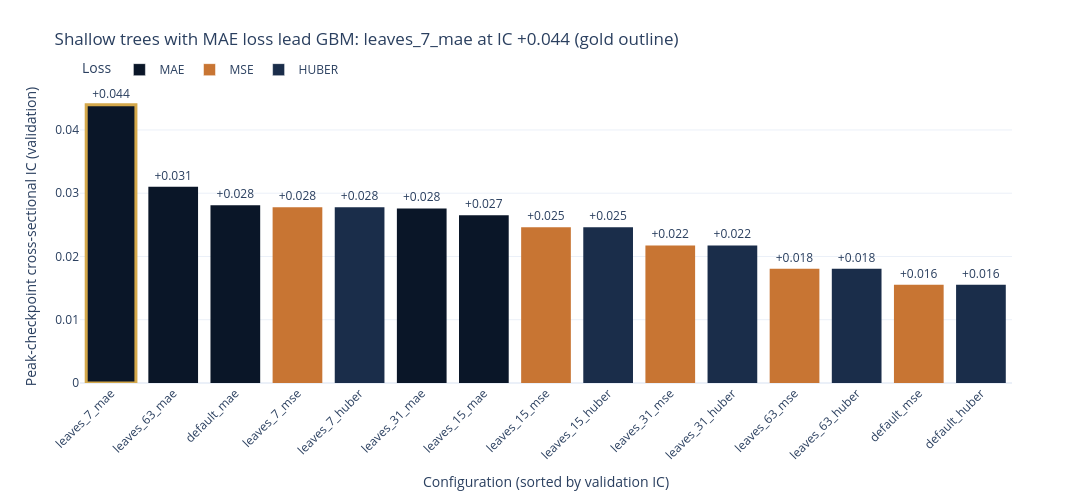

The notebook cell this image was saved under:
### Markdown cell above
### IC by configuration

The bar chart ranks the full-coverage GBM configs by validation IC, colored by
loss function. MAE-loss configs cluster at the top and squared-error/Huber
configs trail, so the choice of loss matters more than tree depth on this
cross-section.

### Code cell
# Figure 1 - IC-by-config bar, colored by loss, winner outlined.
_LOSS_COLOR = {"mae": COLORS["blue"], "mse": COLORS["copper"], "huber": COLORS["slate"]}


def _loss_of(name: str) -> str:
    for loss in ("mae", "mse", "huber"):
        if name.endswith(loss):
            return loss
    return "other"


_names = [r["config_name"] for r in full_cov]
_ics = [r["best_ic"] for r in full_cov]
_losses = [_loss_of(n) for n in _names]
_leader = best["config_name"] if best else None
_bar_colors = [_LOSS_COLOR.get(loss, COLORS["silver"]) for loss in _losses]
_line_w = [3 if n == _leader else 0 for n in _names]
fig_ic = go.Figure(
    go.Bar(
        x=_names,
        y=_ics,
        marker=dict(color=_bar_colors, line=dict(color=COLORS["amber"], width=_line_w)),
        text=[f"{v:+.3f}" for v in _ics],
        textposition="outside",
        cliponaxis=False,
        showlegend=False,
    )
)
# Legend proxies for the three loss functions.
for loss in ("mae", "mse", "huber"):
    fig_ic.add_trace(
        go.Bar(
            x=[None],
            y=[None],
            marker_color=_LOSS_COLOR[loss],
            name=loss.upper(),
            showlegend=True,
        )
    )
_lead_ic = best["best_ic"] if best else float("nan")
fig_ic.update_layout(
    title=(f"Shallow trees with MAE loss lead GBM: {_leader} at IC {_lead_ic:+.3f} (gold outline)"),
    template="plotly_white",
    height=500,
    width=1100,
    barmode="overlay",
    legend=dict(title="Loss", orientation="h", yanchor="bottom", y=1.02, x=0),
    margin=dict(t=90),
)
fig_ic.update_xaxes(title_text="Configuration (sorted by validation IC)", tickangle=-45)
fig_ic.update_yaxes(title_text="Peak-checkpoint cross-sectional IC (validation)")
fig_ic.show()

### Figure 1 — Plotly figure (JSON) as saved in the notebook; plotly's stock layout.template omitted (floating-point values rounded to 4 significant figures)
{"data": [{"cliponaxis": false, "marker": {"color": ["#0a1628", "#0a1628", "#0a1628", "#C87533", "#1a2d4a", "#0a1628", "#0a1628", "#C87533", "#1a2d4a", "#C87533", "#1a2d4a", "#C87533", "#1a2d4a", "#C87533", "#1a2d4a"], "line": {"color": "#D4A84B", "width": [3, 0, 0, 0, 0, 0, 0, 0, 0, 0, 0, 0, 0, 0, 0]}}, "showlegend": false, "text": ["+0.044", "+0.031", "+0.028", "+0.028", "+0.028", "+0.028", "+0.027", "+0.025", "+0.025", "+0.022", "+0.022", "+0.018", "+0.018", "+0.016", "+0.016"], "textposition": "outside", "type": "bar", "x": ["leaves_7_mae", "leaves_63_mae", "default_mae", "leaves_7_mse", "leaves_7_huber", "leaves_31_mae", "leaves_15_mae", "leaves_15_mse", "leaves_15_huber", "leaves_31_mse", "leaves_31_huber", "leaves_63_mse", "leaves_63_huber", "default_mse", "default_huber"], "y": [0.044, 0.03101, 0.0281, 0.02779, 0.02779, 0.02759, 0.02651, 0.02464, 0.02464, 0.02174, 0.02174, 0.01806, 0.01806, 0.01551, 0.01551]}, {"marker": {"color": "#0a1628"}, "name": "MAE", "showlegend": true, "type": "bar", "x": [null], "y": [null]}, {"marker": {"color": "#C87533"}, "name": "MSE", "showlegend": true, "type": "bar", "x": [null], "y": [null]}, {"marker": {"color": "#1a2d4a"}, "name": "HUBER", "showlegend": true, "type": "bar", "x": [null], "y": [null]}], "layout": {"barmode": "overlay", "height": 500, "legend": {"orientation": "h", "title": {"text": "Loss"}, "x": 0, "y": 1.02, "yanchor": "bottom"}, "margin": {"t": 90}, "title": {"text": "Shallow trees with MAE loss lead GBM: leaves_7_mae at IC +0.044 (gold outline)"}, "width": 1100, "xaxis": {"tickangle": -45, "title": {"text": "Configuration (sorted by validation IC)"}}, "yaxis": {"title": {"text": "Peak-checkpoint cross-sectional IC (validation)"}}}}
